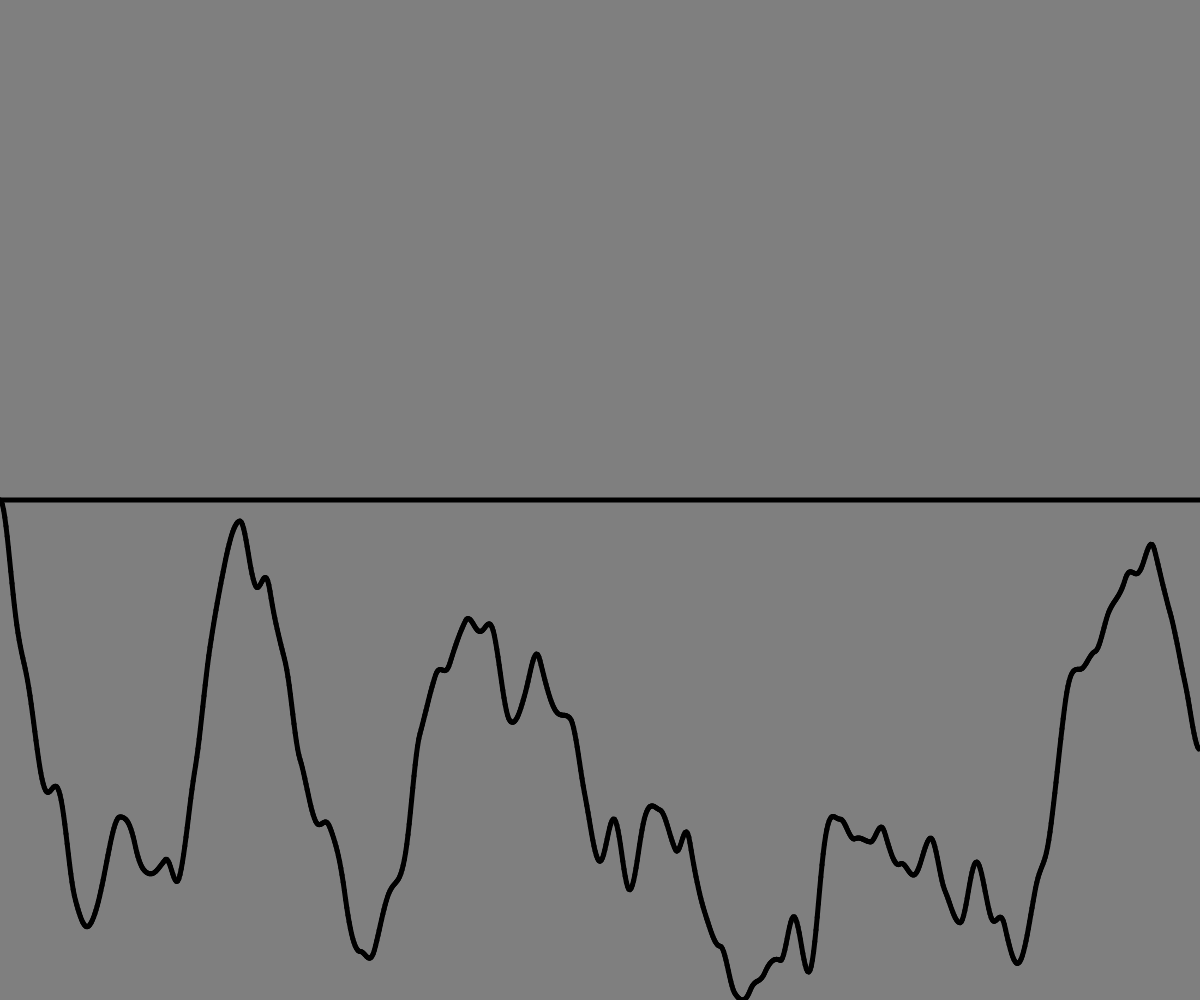
Frame 1 (no input)
Frame 60 (no input): identical to frame 1, image omitted
Frame 120 (the mouse pressed at the canvas centre since frame 60): identical to frame 1, image omitted

The p5.js sketch that drew this single still picture (run headless with seeded random() and noise() and a simulated clock; from frame 60 on, the mouse is pressed at the canvas centre):

// p5.js sketch
// ── sketch.js
let randomPerlins =[];
let randomNormals=500;



function setup() {
 // put setup code here
 createCanvas(windowWidth, windowHeight);

 var t = 0;
 for (var i=0; i<1000; i++){
 randomPerlins[i] = noise(t);
 t = t + 0.01;
 }
}
function draw() {
 background(127)

 var w = windowWidth/randomNormals.length;
 strokeWeight(5);
 for (var i=0; i<randomNormals.length-1; i++){
 y1 = map(randomNormals[i],
 min(randomNormals),
 max(randomNormals),
 0,
 windowHeight/2 );
 y2 = map(randomNormals[i+1],
 min(randomNormals),
 max(randomNormals),
 0,
 windowHeight/2 );
 line(i*w,
 windowHeight/2 - y1,
 (i+1)*w,
 windowHeight/2 - y2);
 }

 line(0,
 windowHeight/2,
 windowWidth,
 windowHeight/2);
  
 var w = windowWidth / randomPerlins.length;
 strokeWeight(5);
 for (var i=0; i<randomPerlins.length-1; i++){
 y1 = map(randomPerlins[i],
 min(randomPerlins),
 max(randomPerlins),
 0,
 windowHeight/2 );
 y2 = map(randomPerlins[i+1],
 min(randomPerlins),
 max(randomPerlins),
 0,
 windowHeight/2 );
 line(i*w,
 windowHeight - y1,
 (i+1)*w,
 windowHeight - y2);
 }
}
